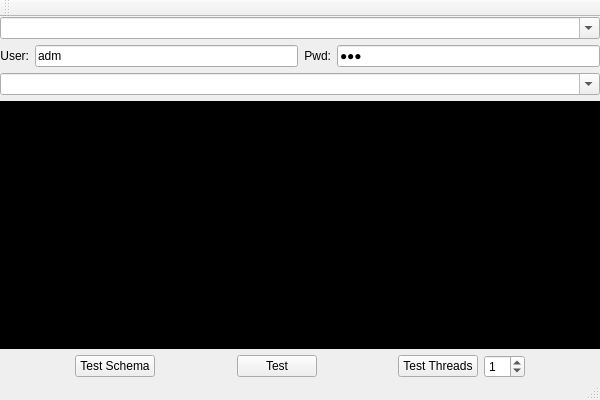
<?xml version="1.0" encoding="UTF-8"?>
<ui version="4.0">
 <class>MainWindow</class>
 <widget class="QMainWindow" name="MainWindow">
  <property name="geometry">
   <rect>
    <x>0</x>
    <y>0</y>
    <width>600</width>
    <height>400</height>
   </rect>
  </property>
  <property name="windowTitle">
   <string>MainWindow</string>
  </property>
  <widget class="QWidget" name="centralWidget">
   <layout class="QVBoxLayout" name="verticalLayout">
    <property name="margin">
     <number>0</number>
    </property>
    <item>
     <widget class="QComboBox" name="comboBox">
      <property name="toolTip">
       <string>Connection</string>
      </property>
      <property name="editable">
       <bool>true</bool>
      </property>
     </widget>
    </item>
    <item>
     <widget class="QWidget" name="widget_2" native="true">
      <layout class="QHBoxLayout" name="horizontalLayout_2">
       <property name="margin">
        <number>0</number>
       </property>
       <item>
        <widget class="QLabel" name="label">
         <property name="text">
          <string>User:</string>
         </property>
         <property name="alignment">
          <set>Qt::AlignRight|Qt::AlignTrailing|Qt::AlignVCenter</set>
         </property>
        </widget>
       </item>
       <item>
        <widget class="QLineEdit" name="lineUser">
         <property name="text">
          <string>adm</string>
         </property>
        </widget>
       </item>
       <item>
        <widget class="QLabel" name="label_2">
         <property name="text">
          <string>Pwd:</string>
         </property>
         <property name="alignment">
          <set>Qt::AlignRight|Qt::AlignTrailing|Qt::AlignVCenter</set>
         </property>
        </widget>
       </item>
       <item>
        <widget class="QLineEdit" name="linePwd">
         <property name="text">
          <string>adm</string>
         </property>
         <property name="echoMode">
          <enum>QLineEdit::Password</enum>
         </property>
        </widget>
       </item>
      </layout>
     </widget>
    </item>
    <item>
     <widget class="QComboBox" name="comboQuery">
      <property name="toolTip">
       <string>Query</string>
      </property>
      <property name="editable">
       <bool>true</bool>
      </property>
     </widget>
    </item>
    <item>
     <widget class="QTextEdit" name="textEdit">
      <property name="font">
       <font>
        <family>DejaVu Sans Mono</family>
        <pointsize>8</pointsize>
       </font>
      </property>
      <property name="styleSheet">
       <string>background-color: rgb(0, 0, 0);
color: rgb(0, 255, 0);</string>
      </property>
     </widget>
    </item>
    <item>
     <widget class="QWidget" name="widget" native="true">
      <layout class="QHBoxLayout" name="horizontalLayout">
       <property name="margin">
        <number>0</number>
       </property>
       <item>
        <spacer name="horizontalSpacer">
         <property name="orientation">
          <enum>Qt::Horizontal</enum>
         </property>
         <property name="sizeHint" stdset="0">
          <size>
           <width>40</width>
           <height>20</height>
          </size>
         </property>
        </spacer>
       </item>
       <item>
        <widget class="QPushButton" name="pushButton_2">
         <property name="text">
          <string>Test Schema</string>
         </property>
        </widget>
       </item>
       <item>
        <spacer name="horizontalSpacer_4">
         <property name="orientation">
          <enum>Qt::Horizontal</enum>
         </property>
         <property name="sizeHint" stdset="0">
          <size>
           <width>40</width>
           <height>20</height>
          </size>
         </property>
        </spacer>
       </item>
       <item>
        <widget class="QPushButton" name="pushButton">
         <property name="text">
          <string>Test</string>
         </property>
        </widget>
       </item>
       <item>
        <spacer name="horizontalSpacer_2">
         <property name="orientation">
          <enum>Qt::Horizontal</enum>
         </property>
         <property name="sizeHint" stdset="0">
          <size>
           <width>40</width>
           <height>20</height>
          </size>
         </property>
        </spacer>
       </item>
       <item>
        <widget class="QPushButton" name="pushButton_3">
         <property name="text">
          <string>Test Threads</string>
         </property>
        </widget>
       </item>
       <item>
        <widget class="QSpinBox" name="spinBox">
         <property name="value">
          <number>1</number>
         </property>
        </widget>
       </item>
       <item>
        <spacer name="horizontalSpacer_3">
         <property name="orientation">
          <enum>Qt::Horizontal</enum>
         </property>
         <property name="sizeHint" stdset="0">
          <size>
           <width>40</width>
           <height>20</height>
          </size>
         </property>
        </spacer>
       </item>
      </layout>
     </widget>
    </item>
   </layout>
  </widget>
  <widget class="QMenuBar" name="menuBar">
   <property name="geometry">
    <rect>
     <x>0</x>
     <y>0</y>
     <width>600</width>
     <height>21</height>
    </rect>
   </property>
  </widget>
  <widget class="QToolBar" name="mainToolBar">
   <attribute name="toolBarArea">
    <enum>TopToolBarArea</enum>
   </attribute>
   <attribute name="toolBarBreak">
    <bool>false</bool>
   </attribute>
  </widget>
  <widget class="QStatusBar" name="statusBar"/>
 </widget>
 <layoutdefault spacing="6" margin="11"/>
 <resources/>
 <connections>
  <connection>
   <sender>pushButton_2</sender>
   <signal>clicked()</signal>
   <receiver>MainWindow</receiver>
   <slot>slotTestSchema()</slot>
   <hints>
    <hint type="sourcelabel">
     <x>150</x>
     <y>362</y>
    </hint>
    <hint type="destinationlabel">
     <x>299</x>
     <y>199</y>
    </hint>
   </hints>
  </connection>
  <connection>
   <sender>pushButton</sender>
   <signal>clicked()</signal>
   <receiver>MainWindow</receiver>
   <slot>slotTest()</slot>
   <hints>
    <hint type="sourcelabel">
     <x>450</x>
     <y>366</y>
    </hint>
    <hint type="destinationlabel">
     <x>299</x>
     <y>199</y>
    </hint>
   </hints>
  </connection>
  <connection>
   <sender>pushButton_3</sender>
   <signal>clicked()</signal>
   <receiver>MainWindow</receiver>
   <slot>slotTestThreads()</slot>
   <hints>
    <hint type="sourcelabel">
     <x>387</x>
     <y>366</y>
    </hint>
    <hint type="destinationlabel">
     <x>299</x>
     <y>199</y>
    </hint>
   </hints>
  </connection>
 </connections>
 <slots>
  <slot>slotTest()</slot>
  <slot>slotConnected(bool)</slot>
  <slot>slotTestSchema()</slot>
  <slot>slotTestThreads()</slot>
 </slots>
</ui>
